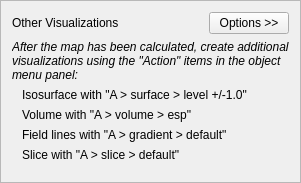
         <widget class="QFrame" name="groupBox_7">
          <property name="frameShape">
           <enum>QFrame::StyledPanel</enum>
          </property>
          <layout class="QVBoxLayout" name="verticalLayout_6">
           <item>
            <layout class="QHBoxLayout" name="horizontalLayout_6">
             <item>
              <widget class="QLabel" name="label_4">
               <property name="text">
                <string>Other Visualizations</string>
               </property>
               <property name="buddy">
                <cstring>optbutton_other</cstring>
               </property>
              </widget>
             </item>
             <item>
              <spacer name="horizontalSpacer_5">
               <property name="orientation">
                <enum>Qt::Horizontal</enum>
               </property>
               <property name="sizeHint" stdset="0">
                <size>
                 <width>40</width>
                 <height>20</height>
                </size>
               </property>
              </spacer>
             </item>
             <item>
              <widget class="QPushButton" name="optbutton_other">
               <property name="text">
                <string>Options &gt;&gt;</string>
               </property>
               <property name="checkable">
                <bool>true</bool>
               </property>
               <property name="flat">
                <bool>false</bool>
               </property>
              </widget>
             </item>
            </layout>
           </item>
           <item>
            <widget class="QWidget" name="optarea_other" native="true">
             <layout class="QVBoxLayout" name="verticalLayout_7">
              <property name="leftMargin">
               <number>0</number>
              </property>
              <property name="topMargin">
               <number>0</number>
              </property>
              <property name="rightMargin">
               <number>0</number>
              </property>
              <item>
               <widget class="QLabel" name="label_8">
                <property name="sizePolicy">
                 <sizepolicy hsizetype="Preferred" vsizetype="Minimum">
                  <horstretch>0</horstretch>
                  <verstretch>0</verstretch>
                 </sizepolicy>
                </property>
                <property name="font">
                 <font>
                  <italic>true</italic>
                 </font>
                </property>
                <property name="text">
                 <string>After the map has been calculated, create additional visualizations using the &quot;Action&quot; items in the object menu panel:</string>
                </property>
                <property name="wordWrap">
                 <bool>true</bool>
                </property>
               </widget>
              </item>
              <item>
               <widget class="QLabel" name="label_10">
                <property name="text">
                 <string>Isosurface with &quot;A &gt; surface &gt; level +/-1.0&quot;</string>
                </property>
                <property name="indent">
                 <number>10</number>
                </property>
               </widget>
              </item>
              <item>
               <widget class="QLabel" name="label_13">
                <property name="text">
                 <string>Volume with &quot;A &gt; volume &gt; esp&quot;</string>
                </property>
                <property name="indent">
                 <number>10</number>
                </property>
               </widget>
              </item>
              <item>
               <widget class="QLabel" name="label_16">
                <property name="text">
                 <string>Field lines with &quot;A &gt; gradient &gt; default&quot;</string>
                </property>
                <property name="indent">
                 <number>10</number>
                </property>
               </widget>
              </item>
              <item>
               <widget class="QLabel" name="label_12">
                <property name="text">
                 <string>Slice with &quot;A &gt; slice &gt; default&quot;</string>
                </property>
                <property name="indent">
                 <number>10</number>
                </property>
               </widget>
              </item>
             </layout>
            </widget>
           </item>
          </layout>
         </widget>
